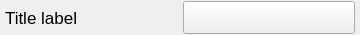
<?xml version="1.0" encoding="UTF-8"?>
<ui version="4.0">
 <class>combobox_value</class>
 <widget class="CardWidget" name="combobox_value">
  <property name="geometry">
   <rect>
    <x>0</x>
    <y>0</y>
    <width>360</width>
    <height>35</height>
   </rect>
  </property>
  <property name="minimumSize">
   <size>
    <width>0</width>
    <height>35</height>
   </size>
  </property>
  <property name="maximumSize">
   <size>
    <width>16777215</width>
    <height>35</height>
   </size>
  </property>
  <property name="windowTitle">
   <string>Form</string>
  </property>
  <layout class="QHBoxLayout" name="horizontalLayout">
   <property name="spacing">
    <number>5</number>
   </property>
   <property name="leftMargin">
    <number>5</number>
   </property>
   <property name="topMargin">
    <number>1</number>
   </property>
   <property name="rightMargin">
    <number>5</number>
   </property>
   <property name="bottomMargin">
    <number>1</number>
   </property>
   <item>
    <widget class="TitleLabel" name="tittle">
     <property name="minimumSize">
      <size>
       <width>0</width>
       <height>33</height>
      </size>
     </property>
     <property name="maximumSize">
      <size>
       <width>16777215</width>
       <height>33</height>
      </size>
     </property>
     <property name="font">
      <font>
       <family>Segoe UI</family>
       <pointsize>13</pointsize>
       <bold>false</bold>
      </font>
     </property>
     <property name="text">
      <string>Title label</string>
     </property>
    </widget>
   </item>
   <item>
    <widget class="ComboBox" name="value">
     <property name="minimumSize">
      <size>
       <width>0</width>
       <height>33</height>
      </size>
     </property>
     <property name="maximumSize">
      <size>
       <width>16777215</width>
       <height>33</height>
      </size>
     </property>
    </widget>
   </item>
  </layout>
 </widget>
 <customwidgets>
  <customwidget>
   <class>ComboBox</class>
   <extends>QPushButton</extends>
   <header>qfluentwidgets</header>
  </customwidget>
  <customwidget>
   <class>CardWidget</class>
   <extends>QFrame</extends>
   <header>qfluentwidgets</header>
   <container>1</container>
  </customwidget>
  <customwidget>
   <class>TitleLabel</class>
   <extends>QLabel</extends>
   <header>qfluentwidgets</header>
  </customwidget>
 </customwidgets>
 <resources/>
 <connections/>
</ui>
